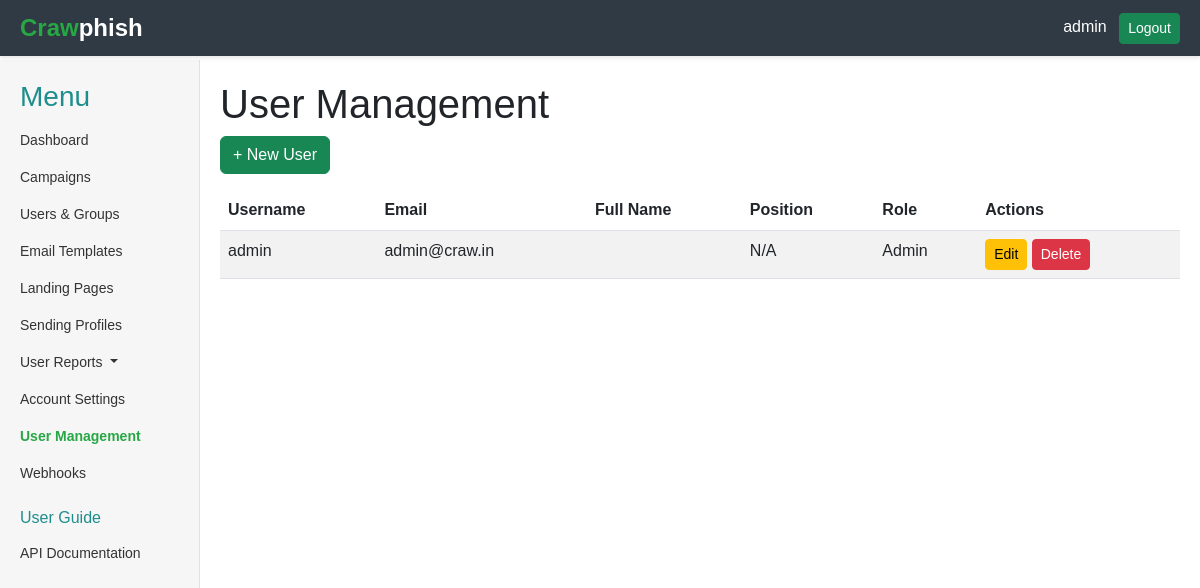
Page /user-management/ (signed in) on the committed database.
### core/models.py (models this page shows, shortened)
class User(AbstractUser):
    position = models.CharField(max_length=100, blank=True, null=True)
    api_key = models.CharField(max_length=100, blank=True, null=True)

### core/views.py (the view)
# urls.py: path('user-management/', views.UserListView.as_view(), name='user_management'),
class UserListView(LoginRequiredMixin, AdminRequiredMixin, ListView):
    model = User
    template_name = 'core/user_management.html'
    context_object_name = 'users'

### core/views.py (called while the page is built)
    def test_func(self):
        return self.request.user.is_superuser

### core/templates/core/user_management.html (shortened to what this page needs)
{% extends 'core/base.html' %}
{% block content %}
    <h1>User Management</h1>
    <button type="button" class="btn btn-success mb-3" data-bs-toggle="modal" data-bs-target="#createUserModal">
        + New User
    </button>
    {% if users %}
        <table class="table table-striped">
            <thead>
                <tr>
                    <th>Username</th>
                    <th>Email</th>
                    <th>Full Name</th>
                    <th>Position</th>
                    <th>Role</th>
                    <th>Actions</th>
                </tr>
            </thead>
            <tbody>
                {% for user in users %}
                    <tr data-user-id="{{ user.pk }}">
                        <td>{{ user.username }}</td>
                        <td>{{ user.email }}</td>
                        <td>{{ user.first_name }} {{ user.last_name }}</td>
                        <td>{{ user.position|default:"N/A" }}</td>
                        <td>{% if user.is_superuser %}Admin{% else %}User{% endif %}</td>
                        <td>
                            <button class="btn btn-sm btn-warning" data-bs-toggle="modal" data-bs-target="#editUserModal{{ user.pk }}">Edit</button>
                            <button class="btn btn-sm btn-danger" data-bs-toggle="modal" data-bs-target="#deleteUserModal{{ user.pk }}">Delete</button>
                        </td>
                    </tr>
                {% endfor %}
            </tbody>
        </table>
    {% else %}
        <div class="alert alert-info" role="alert">
            No users available. Let's create one!
        </div>
    {% endif %}
{% endblock %}

### core/templates/core/base.html (shortened to what this page needs)
<!DOCTYPE html>
<html lang="en">
<head>
    <link rel="stylesheet" href="https://cdn.jsdelivr.net/npm/bootstrap-icons@1.11.1/font/bootstrap-icons.css">
    <link href="https://cdn.jsdelivr.net/npm/bootstrap@5.3.0/dist/css/bootstrap.min.css" rel="stylesheet">
</head>
<body>
    <div class="container-fluid">
        {% if request.user.is_authenticated %}
            <div class="header">
                <div class="logo">
                    <span style="color: #28a745;">Craw</span> phish
                </div>
                <div>
                    <span class="text-white me-2">{{ request.user.username }}</span>
                    <a href="{% url 'logout' %}" class="btn btn-success btn-sm">Logout</a>
                </div>
            </div>
        {% endif %}
        <div class="main-content-wrapper {% if not request.user.is_authenticated %}unauthenticated{% endif %}">
            {% if request.user.is_authenticated %}
                <div class="sidebar">
                    <h3 style="color: rgb(31, 141, 141);">Menu</h3>
                    <ul class="nav flex-column">
                        <li class="nav-item">
                            <a class="nav-link {% if request.resolver_match.url_name == 'dashboard' %}active{% endif %}" href="{% url 'core:dashboard' %}">Dashboard</a>
                        </li>
                        <li class="nav-item">
                            <a class="nav-link {% if request.resolver_match.url_name == 'campaigns' %}active{% endif %}" href="{% url 'core:campaigns' %}">Campaigns</a>
                        </li>
                        <li class="nav-item">
                            <a class="nav-link {% if request.resolver_match.url_name == 'users_groups' %}active{% endif %}" href="{% url 'core:users_groups' %}">Users & Groups</a>
                        </li>
                        <li class="nav-item">
                            <a class="nav-link {% if request.resolver_match.url_name == 'email_templates' %}active{% endif %}" href="{% url 'core:email_templates' %}">Email Templates</a>
                        </li>
                        <li class="nav-item">
                            <a class="nav-link {% if request.resolver_match.url_name == 'landing_pages' %}active{% endif %}" href="{% url 'core:landing_pages' %}">Landing Pages</a>
                        </li>
                        <li class="nav-item">
                            <a class="nav-link {% if request.resolver_match.url_name == 'sending_profiles' %}active{% endif %}" href="{% url 'core:sending_profiles' %}">Sending Profiles</a>
                        </li>
                        <li class="nav-item dropdown">
                            <a class="nav-link dropdown-toggle split" href="" id="userReportsDropdown" role="button" data-bs-toggle="dropdown" aria-expanded="false">
                              User Reports
                            </a>
                          </li>
                        <li class="nav-item">
                            <a class="nav-link {% if request.resolver_match.url_name == 'settings' %}active{% endif %}" href="{% url 'core:settings' %}">Account Settings</a>
                        </li>
                        {% if request.user.is_superuser %}
                            <li class="nav-item">
                                <a class="nav-link {% if request.resolver_match.url_name == 'user_management' %}active{% endif %}" href="{% url 'core:user_management' %}">User Management</a>
                            </li>
                        {% endif %}
                        <li class="nav-item">
                            <a class="nav-link {% if request.resolver_match.url_name == 'webhooks' %}active{% endif %}" href="{% url 'core:webhooks' %}">Webhooks</a>
                        </li>
                        <li class="nav-item">
                            <h6 style="color: rgb(31, 141, 141);" class="mt-3">User Guide</h6>
                        </li>
                        <li class="nav-item">
                            <a class="nav-link" href="#">API Documentation</a>
                        </li>
                    </ul>
                </div>
            {% endif %}
            <div class="main-content {% if not request.user.is_authenticated %}unauthenticated{% endif %}">
                {% block content %}{% endblock %}
            </div>
        </div>
    </div>
</body>
</html>

### core/templates/core/base.html (style rules this page uses)
body { margin: 0; font-family: Arial, sans-serif; }
.container-fluid { padding: 0; min-height: 100vh; display: flex; flex-direction: column; }
.header { background-color: #2F3A44; color: white; padding: 10px 20px; display: flex; justify-content: space-between; align-items: center; width: 100%; box-shadow: 0 2px 4px rgba(0, 0, 0, 0.1); position: fixed; top: 0; left: 0; z-index: 1000; }
.header .logo { font-size: 24px; font-weight: bold; display: flex; align-items: center; }
.main-content-wrapper { display: flex; flex: 1; margin-top: 60px; }
.sidebar { width: 200px; background-color: #F5F6F5; padding: 20px; border-right: 1px solid #dee2e6; height: calc(100vh - 60px); position: fixed; top: 60px; left: 0; z-index: 999; }
.sidebar .nav-link { color: #333; padding: 8px 0; font-size: 14px; }
.sidebar .nav-link.active { color: #28a745; font-weight: bold; }
.main-content { flex: 1; margin-left: 200px; padding: 20px; }

### rows in the picture
User: user.username "admin", username "admin", email "admin@craw.in", position "N/A", is_superuser "Admin"
